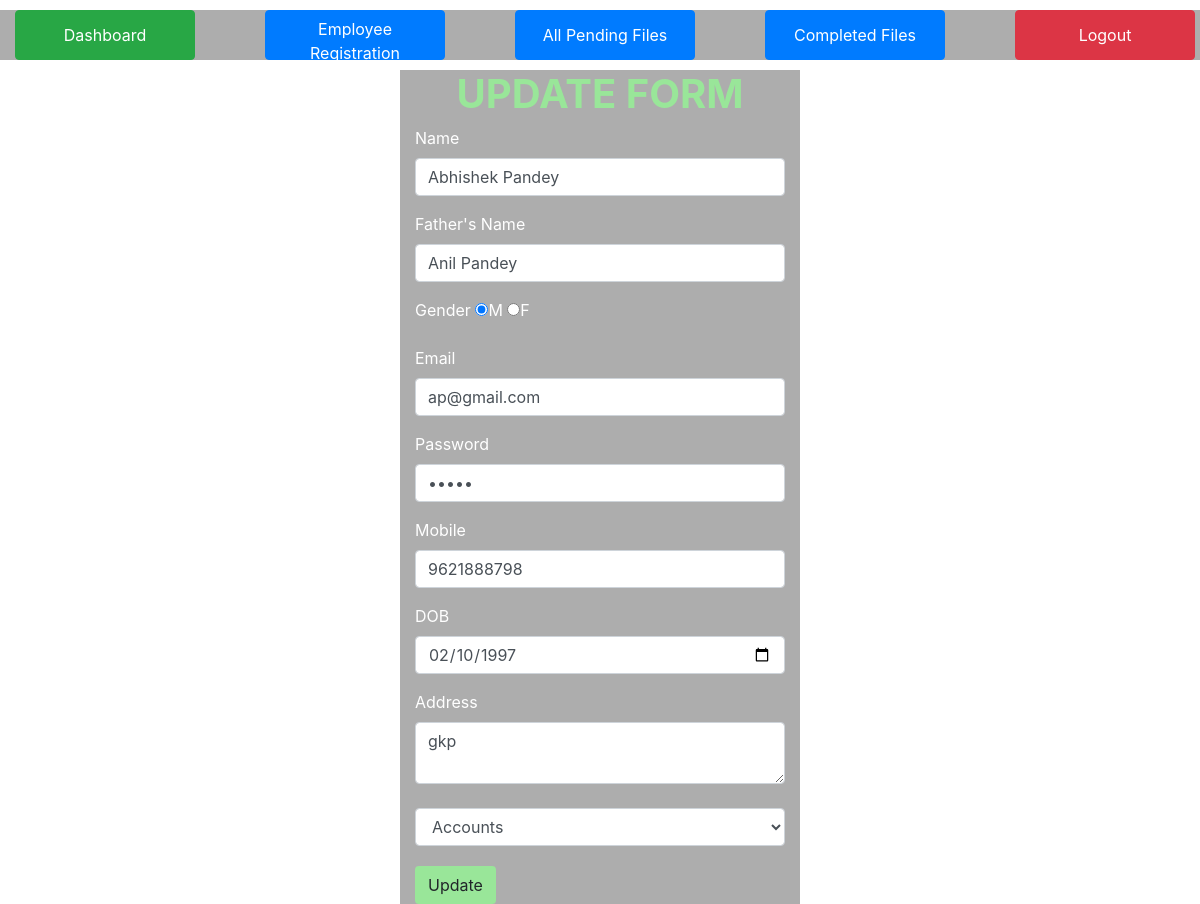
/edit.php?id=1 (signed in), run on the app's committed database.
### tables this page shows
CREATE TABLE IF NOT EXISTS `tbl_employee` (
  `emp_id` int(11) NOT NULL AUTO_INCREMENT,
  `name` varchar(60) NOT NULL,
  `fname` varchar(60) NOT NULL,
  `gender` varchar(6) NOT NULL,
  `email` varchar(30) NOT NULL,
  `password` varchar(42) NOT NULL,
  `mobile` varchar(13) NOT NULL,
  `dob` varchar(10) NOT NULL,
  `address` varchar(100) NOT NULL,
  `department` varchar(20) NOT NULL,
  `dor` varchar(20) NOT NULL,
  PRIMARY KEY (`emp_id`)
);

### edit.php (the view, shortened to what this page needs)
<?php
$id=$_REQUEST['id'];
include("header2.php");
$query="select * from tbl_employee where emp_id='$id'";
$res=mysql_query($query);
if($row=mysql_fetch_array($res,MYSQL_BOTH))
{
?>
<html>
<head>
<link href="css/bootstrap.min.css" type="text/css" rel="stylesheet"/>
</head>
<body>
<form action="update.php" method="post">
<div class="container" style="border:0px solid;margin-top:10px;background-color:rgba(51,51,51,0.4); align=center;width:400px;">
	<h1 class=" h1 text-center"style="color:#99e699;"><b>UPDATE FORM</b></h1>
	<div class="row" style="border:0px solid;">
		<div class="col-md-12 "style="border:0px solid;">
				  <div class="form-group" style="color:white;">
					<label for="name">Name</label>
					<input type="text" class="form-control" name="name"
					value="<?php echo $row['name'];?>">
				  </div>
				   <div class="form-group" style="color:white;">
	<label for="fname">Father's Name</label>
	<input type="text" class="form-control" name="fname" value="<?php echo $row['fname'];?>">
</div>
<div class="form-group" style="color:white;">
	<label>Gender</label>
	<input type="radio" name="a" value="male" <?php if($row['gender']=='male'){?> checked <?php } ?>/>M
<input type="radio" name="a" value="female" <?php if($row['gender']=='female'){ ?> checked <?php } ?>/>F
</div>
<div class="form-group" style="color:white;">
	<label for="Email">Email</label>
	<input type="email" class="form-control" id="Email"  name="email" value="<?php echo $row['email'];?>">
</div>
<div class="form-group" style="color:white;">
	<label for="password">Password</label>
	<input type="password" class="form-control" id="Password" name="password" value="<?php echo $row['password'];?>">
</div>
<div class="form-group" style="color:white;">
	<label for="mobile">Mobile</label>
	<input type="number" class="form-control" name="mobile" value="<?php echo $row['mobile'];?>">
</div>
<div class="form-group" style="color:white;">
	<label for="dob">DOB</label>
	<input type="date" class="form-control" name="dob" value="<?php echo $row['dob'];?>">
</div>
<div class="form-group" style="color:white;">
	<label for="address">Address</label>
	<textarea cols="10" rows="2" class="form-control" name="address"><?php echo $row['address'];?></textarea>
</div>
<div>
<select class="form-control" name="department" value=" <?php echo $row['department'];?>">
	<option <?php if ($row['department']=='Accounts'){ ?> selected <?php }?>>Accounts</option>
</select>
</div>
	 <input type="submit" class="btn btn-default" style="background-color:#99e699; text-color:white;margin-top:20px" value="Update">
		</div>
	</div>
</div>
</form>
</body>
</html>
<?php
}
?>

### header2.php (style rules this page uses)
body { background-size:100%; background-repeat:no repeat; background-image:url("images/greenbg2.jpg"); }

### edit.php (style rules this page uses)
body { background-image:url("images/green6.jpg"); height:100%; width:100%; background-repeat:no repeat; background-size:150%; }

### data on the page
tbl_employee: name "Abhishek Pandey", fname "Anil Pandey", gender "☑", email "ap@gmail.com", mobile "9621888798", dob "02/10/1997", address "gkp", department "Accounts"
